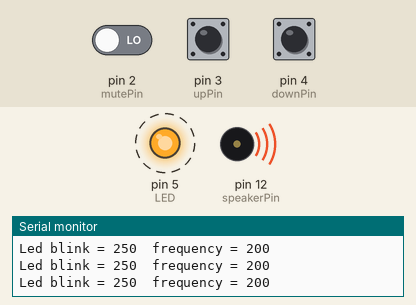
Simulated run of this sketch. Board: Arduino Uno, built with avr-gcc and run on an emulated ATmega328P. On the bench: output pins drawn as LEDs (lit = HIGH), buzzer (waves = sounding), the last lines printed to the serial monitor. Dashed ring = blinking. The inputs (shaded band) are chosen by the test bench; at power-on: pin 2 (mutePin) LOW, pin 3 (upPin) LOW, pin 4 (downPin) LOW.

Above: at 0.92 s.
1.3 s: pin 2 (mutePin) driven HIGH
At 1.92 s:
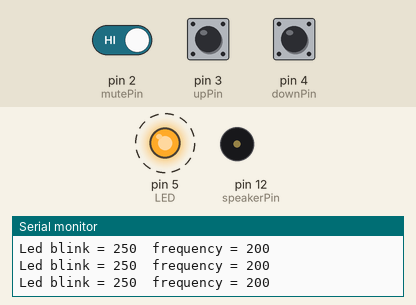
4.3 s: pin 3 (upPin) pulled HIGH for 0.15 s
7.4 s: pin 4 (downPin) pulled HIGH for 0.15 s
At 7.42 s:
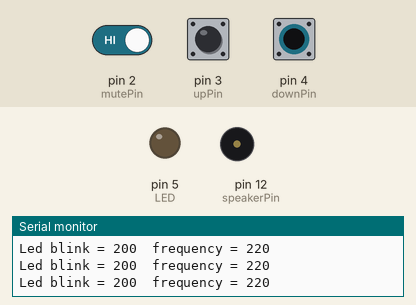
10.5 s: pin 3 (upPin) pulled HIGH for 1 s
14.5 s: pin 4 (downPin) pulled HIGH for 1 s
18.5 s: pin 4 (downPin) pulsed HIGH 5 times (0.12 s each, 0.3 s apart)
At 19.43 s:
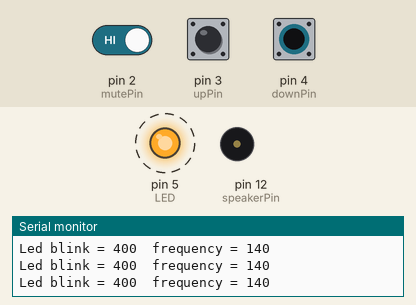
Timing chart, 0 to 24.0 s (numbered marks = the images above; inputs shaded):
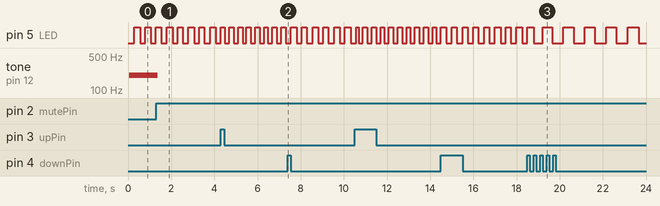

Measured:
- after the input at 1.3 s, tone on pin 12 (speakerPin): 200 Hz → silent after 0.08 s
- after the input at 18.5 s, pin 5 (LED): alternates HIGH for 0.48 s and LOW for 0.51 s, starting after 0.30 s
- by itself, pin 5 (LED): alternates HIGH for 0.24 s and LOW for 0.24 s

The sketch:

W04_13-DI-UP-DOWN.ino
```cpp
// W04-13-DI-UP-DOWN


// GOAL -- detect both edges while reading a button
// change sound freq. and led blink rate
// send that state over serial

// button variables
// 3 buttons, 3 currentState, 3 lastState

int upPin = 3 ;   // pin declare -- where is circuit ?
boolean upState = 0 ; // state of button 1=pressed, 0=not
boolean lastUpState = 0; // remember what happened last time

int downPin = 4 ;   // pin declare -- where is circuit ?
boolean downState = 0 ; // state of button 1=pressed, 0=not
boolean lastDownState = 0; // remember what happened last time

int mutePin = 2;
boolean muteState = 0;
boolean lastMuteState = 0;
boolean isPlaying = true;

// led variables
int LED = 5;      //  start on red
int LEDState = 0; // now going to be analog


// compare variables
boolean IS_PRESSED = 1;
boolean NOT_PRESSED = 0;

// speaker variables -- // https://www.arduino.cc/reference/en/language/functions/advanced-io/tone/
int speakerPin = 12;
int frequency = 200;
int frequencyStep = 20;

// led blink rate -- a timer ... oh my!
unsigned long timeNow = 0;
unsigned long ledBlink_Interval = 250;
unsigned long ledBlink_Start = 0;

unsigned long intervalStep = 50;


void setup() {
  // buttons
  pinMode(upPin, INPUT);   // INPUT OR OUTPUT ?
  pinMode(downPin, INPUT);
  pinMode(mutePin, INPUT);

  // led
  pinMode(LED, OUTPUT);

  // messaging
  Serial.begin(9600);
  Serial.println(__FILE__);
  Serial.println("setup complete \n\n");
  Serial.println("press buttons for up / down or MUTE");
}

void loop () {

  timeNow = millis();

  upState   = digitalRead( upPin   ); // read button
  downState = digitalRead( downPin ); // read button
  muteState = digitalRead( mutePin ); // read button

  // check for raising edge (just Pressed) UP button
  // if the button IS pressed AND (&&) lastTime was NOT pressed
  if ((upState == IS_PRESSED) && (lastUpState == NOT_PRESSED)) {
    Serial.print("\n UP   - raising edge! ");
    ledBlink_Interval -= intervalStep ; // blink faster
    frequency += frequencyStep;
  }

  // check for raising edge (just pressed) DOWN button
  // if the button IS pressed AND (&&) lastTime was NOT pressed
  if ((downState == IS_PRESSED) && (lastDownState == NOT_PRESSED)) {
    Serial.print("\n DOWN - raising edge! ");
    ledBlink_Interval += intervalStep; // blink slower
    frequency -= frequencyStep;
  }

  // show state of system

    Serial.print("Led blink = ");
    Serial.print(ledBlink_Interval);
    Serial.print("\tfrequency = ");
    Serial.println(frequency);

  // check for MUTE raising edge
  // if the button IS pressed AND (&&) lastTime was NOT pressed
  if ((muteState == IS_PRESSED) && (lastMuteState == NOT_PRESSED)) {

    Serial.print("\n Toggle Mute");
    isPlaying = !isPlaying;

    Serial.print(" Mute = " );
    Serial.println(isPlaying);

  }


  // limit blink rate
  if (ledBlink_Interval <= 50)   { ledBlink_Interval = 50; }
  if (ledBlink_Interval >= 1000) { ledBlink_Interval = 1000; }

  if (timeNow-ledBlink_Start>ledBlink_Interval){
    LEDState = 1 - LEDState;
    ledBlink_Start+=ledBlink_Interval;
  }

  digitalWrite(LED,LEDState);

  // limit the frequency range
  if (frequency >= 1000) frequency = 1000;
  if (frequency <= 0 )  frequency = 0;


  if ( isPlaying == 1) {
    tone(speakerPin, frequency);
  } else
  {
    noTone(speakerPin);
  }

  // write in your diary
  lastUpState   = upState; // save this reading for next loop
  lastDownState = downState;
  lastMuteState = muteState;

  delay(5); // simple debounce - we will discuss in class.

}
```
